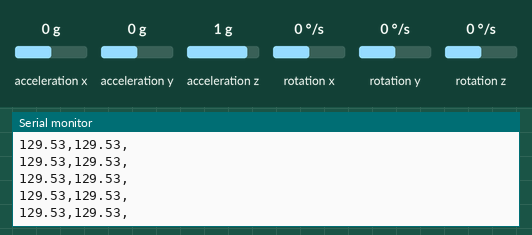
Bench run of a sketch on a simulated Teensy 4. Parts: the last lines printed to the serial monitor. Wiring (inferred from the names in the program): MPU-6050 motion sensor at I2C address 0x68. The test bench sets the inputs (shaded band); at power-on: acceleration y 0 g, acceleration x 0 g, acceleration z 1 g, rotation x 0 °/s, rotation y 0 °/s, rotation z 0 °/s.

Above: at 1.4 s.
1.5 s: acceleration y set to -1.4 g
At 2.3 s:
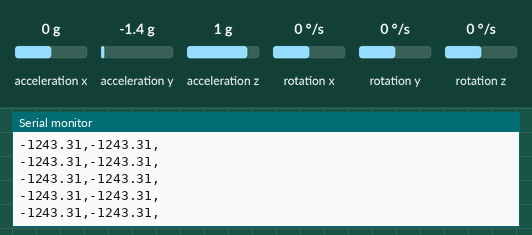
3.0 s: acceleration y set to -0.8 g
At 3.9 s:
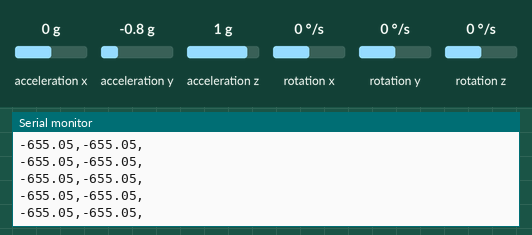
Timing chart, 0 to 6.0 s (numbered marks = the images above; inputs shaded):
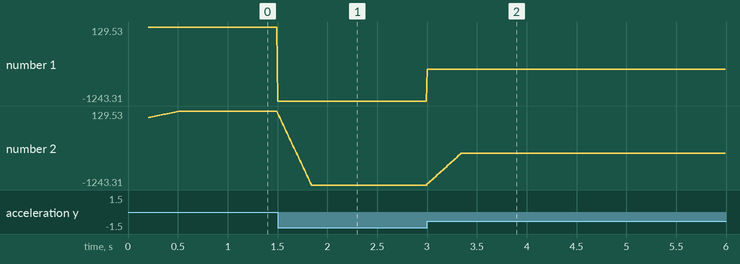

Measured:
- after the input at 1.5 s, the serial monitor: prints a new line at once (image 1)
- after the input at 3.0 s, the serial monitor: prints a new line at once (image 2)
- plotted number 1: 129.53 → -1243.31 after the input at 1.5 s, -1243.31 → -655.05 after the input at 3.0 s
- plotted number 2: 129.53 → -1243.31 after the input at 1.5 s, -1243.31 → -655.05 after the input at 3.0 s

The sketch:

Test_Window_Mean.ino
```cpp
#include <Wire.h>
#include "GY521.h"

#define RAW2G 1.0/16384.0;

GY521 sensor(0x68);

double accX, accY, accZ;

//Moyenne glissante accélération X
const int numReadingsX = 30;
double readingsX[numReadingsX];
int readIndexX = 0;
double totalX = 0;

//Moyenne glissante accélération Y
const int numReadingsY = 30;
double readingsY[numReadingsY];
int readIndexY = 0;
double totalY = 0;

//Moyenne glissante accélération Z
const int numReadingsZ = 30;
double readingsZ[numReadingsZ];
int readIndexZ = 0;
double totalZ = 0;

double averageX;
double averageY;
double averageZ;

void setup_sensor() {
  delay(100);
  while (sensor.wakeup() == false)
  {
    Serial.print(millis());
    Serial.println("\tCould not connect to GY521");
    delay(1000);
  }
  sensor.setAccelSensitivity(2);  // 8g

  sensor.setThrottle();
  Serial.println("start...");

  // set calibration values from calibration sketch.
  sensor.axe = 247 * RAW2G;
  sensor.aye = 2164 * RAW2G;
  sensor.aze = 1304 * RAW2G;
}

double smoothX() {
  double average;
  totalX = totalX - readingsX[readIndexX];
  readingsX[readIndexX] = accX * 980.665;
  totalX = totalX + readingsX[readIndexX];
  readIndexX = (readIndexX + 1) % numReadingsX;
  average = totalX / numReadingsX;
  return average;
}

double smoothY() {
  double average;
  totalY = totalY - readingsY[readIndexY];
  readingsY[readIndexY] = accY * 980.665;
  totalY = totalY + readingsY[readIndexY];
  readIndexY = (readIndexY + 1) % numReadingsY;
  average = totalY / numReadingsY;
  return average;
}

double smoothZ() {
  double average;
  totalZ = totalZ - readingsZ[readIndexZ];
  readingsZ[readIndexZ] = accZ * 980.665;
  totalZ = totalZ + readingsZ[readIndexZ];
  readIndexZ = (readIndexZ + 1) % numReadingsZ;
  average = totalZ / numReadingsZ;
  return average;
}

void setup() {
  Serial.begin(115200);
  Wire.begin();
  setup_sensor();
  delay(100); // Wait for sensor to stabilize

  sensor.read();
  accX = sensor.getAccelX();
  accY = sensor.getAccelY();
  accZ = sensor.getAccelZ();

  averageX = smoothX();
  averageY = smoothY();
  averageZ = smoothZ();

}

void loop() {
  sensor.read();
  accX = sensor.getAccelX();
  accY = sensor.getAccelY();
  accZ = sensor.getAccelZ();

  averageX = smoothX();
  averageY = smoothY();
  averageZ = smoothZ();

  /* Print Data */
  Serial.print(accY*980.665);Serial.print(",");
  Serial.print(averageY);Serial.print(",");
  Serial.print("\n");

  delay(10);
}
```

GY521.cpp
```cpp
// (licence header left out)
#include "GY521.h"

// keep register names in sync with BIG MPU6050 lib
#include "GY521_registers.h"

#define GY521_WAKEUP                 0x00

#define RAD2DEGREES                 (180.0 / PI)
#define RAW2DPS_FACTOR              (1.0 / 131.0)
#define RAW2G_FACTOR                (1.0 / 16384.0)


/////////////////////////////////////////////////////
//
// PUBLIC
//
GY521::GY521(uint8_t address, TwoWire *wire)
{
  _address = address;
  _wire    = wire;
  reset();
}


#if defined (ESP8266) || defined(ESP32)
bool GY521::begin(uint8_t sda, uint8_t scl)
{
  _wire->begin(sda, scl);
  if (isConnected())
  {
    return wakeup();
  }
  return false;
}
#endif


bool GY521::begin()
{
  _wire->begin();
  if (isConnected())
  {
    return wakeup();
  }
  return false;
}


bool GY521::isConnected()
{
  _wire->beginTransmission(_address);
  return (_wire->endTransmission() == 0);
}

void GY521::reset()
{
  setThrottleTime(GY521_THROTTLE_TIME);

  _ax  = _ay  = _az  = 0;
  _aax = _aay = _aaz = 0;
  _gx  = _gy  = _gz  = 0;
  _pitch = 0;
  _roll  = 0;
  _yaw   = 0;
}


bool GY521::wakeup()
{
  _wire->beginTransmission(_address);
  _wire->write(GY521_PWR_MGMT_1);
  _wire->write(GY521_WAKEUP);
  return (_wire->endTransmission() == 0);
}


int16_t GY521::read()
{
  uint32_t now = millis();
  if (_throttle)
  {
    if ((now - _lastTime) < _throttleTime)
    {
      // not an error.
      return GY521_THROTTLED;
    }
  }
  _lastTime = now;

  // Connected ?
  _wire->beginTransmission(_address);
  _wire->write(GY521_ACCEL_XOUT_H);
  if (_wire->endTransmission() != 0)
  {
    _error = GY521_ERROR_WRITE;
    return _error;
  }

  // Get the data
  int8_t n = _wire->requestFrom(_address, (uint8_t)14);
  if (n != 14)
  {
    _error = GY521_ERROR_READ;
    return _error;
  }
  // ACCELEROMETER
  _ax = _WireRead2();  // ACCEL_XOUT_H  ACCEL_XOUT_L
  _ay = _WireRead2();  // ACCEL_YOUT_H  ACCEL_YOUT_L
  _az = _WireRead2();  // ACCEL_ZOUT_H  ACCEL_ZOUT_L
  // TEMPERATURE
  _temperature = _WireRead2(); // TEMP_OUT_H    TEMP_OUT_L
  // GYROSCOPE
  _gx = _WireRead2();  // GYRO_XOUT_H   GYRO_XOUT_L
  _gy = _WireRead2();  // GYRO_YOUT_H   GYRO_YOUT_L
  _gz = _WireRead2();  // GYRO_ZOUT_H   GYRO_ZOUT_L

  // duration interval
  now = micros();
  float duration = (now - _lastMicros) * 1e-6;  // duration in seconds.
  _lastMicros = now;


  // next lines might be merged per axis.

  // Convert raw acceleration to g's
  _ax *= _raw2g;
  _ay *= _raw2g;
  _az *= _raw2g;

  // Error correct raw acceleration (in g) measurements  // #18 kudos to Merkxic
  _ax += axe;
  _ay += aye;
  _az += aze;

  // prepare for Pitch Roll Yaw
  float _ax2 = _ax * _ax;
  float _ay2 = _ay * _ay;
  float _az2 = _az * _az;

  _aax = atan(       _ay / sqrt(_ax2 + _az2)) * RAD2DEGREES;
  _aay = atan(-1.0 * _ax / sqrt(_ay2 + _az2)) * RAD2DEGREES;
  _aaz = atan(       _az / sqrt(_ax2 + _ay2)) * RAD2DEGREES;
  // optimize #22
  // _aax = atan(_ay / hypot(_ax, _az)) * RAD2DEGREES;
  // _aay = atan(-1.0 * _ax / hypot(_ay, _az)) * RAD2DEGREES;
  // _aaz = atan(_az / hypot(_ax, _ay)) * RAD2DEGREES;

  // Convert to Celsius
  _temperature = _temperature * 0.00294117647 + 36.53;  //  == /340.0  + 36.53;

  // Convert raw Gyro to degrees/seconds
  _gx *= _raw2dps;
  _gy *= _raw2dps;
  _gz *= _raw2dps;

  // Error correct raw gyro measurements.
  _gx += gxe;
  _gy += gye;
  _gz += gze;

  _gax += _gx * duration;
  _gay += _gy * duration;
  _gaz += _gz * duration;

  _yaw   = _gaz;
  _pitch = 0.96 * _gay + 0.04 * _aay;
  _roll  = 0.96 * _gax + 0.04 * _aax;

  return GY521_OK;
}


bool GY521::setAccelSensitivity(uint8_t as)
{
  _afs = as;
  if (_afs > 3) _afs = 3;
  uint8_t val = getRegister(GY521_ACCEL_CONFIG);
  if (_error != 0)
  {
    return false;
  }
  // no need to write same value
  if (((val >> 3) & 3) != _afs)
  {
    val &= 0xE7;
    val |= (_afs << 3);
    if (setRegister(GY521_ACCEL_CONFIG, val) != GY521_OK)
    {
      return false;
    }
  }
  // calculate conversion factor.  // 4 possible values => lookup table?
  _raw2g = (1 << _afs) * RAW2G_FACTOR;
  return true;
}


uint8_t GY521::getAccelSensitivity()
{
  uint8_t val = getRegister(GY521_ACCEL_CONFIG);
  if (_error != GY521_OK)
  {
    return _error; // return and propagate error (best thing to do)
  }
  _afs = (val >> 3) & 3;
  return _afs;
}


bool GY521::setGyroSensitivity(uint8_t gs)
{
  _gfs = gs;
  if (_gfs > 3) _gfs = 3;
  uint8_t val = getRegister(GY521_GYRO_CONFIG);
  if (_error != 0)
  {
    return false;
  }
  // no need to write same value
  if (((val >> 3) & 3) != _gfs)
  {
    val &= 0xE7;
    val |= (_gfs << 3);
    if (setRegister(GY521_GYRO_CONFIG, val) != GY521_OK)
    {
      return false;
    }
  }
  // calculate conversion factor..  // 4 possible values => lookup table?
  _raw2dps = (1 << _gfs) * RAW2DPS_FACTOR;
  return true;
}


uint8_t GY521::getGyroSensitivity()
{
  uint8_t val = getRegister(GY521_GYRO_CONFIG);
  if (_error != GY521_OK)
  {
    return _error; // return and propagate error (best thing to do)
  }
  _gfs = (val >> 3) & 3;
  return _gfs;
}


uint8_t GY521::setRegister(uint8_t reg, uint8_t value)
{
  _wire->beginTransmission(_address);
  _wire->write(reg);
  _wire->write(value);
  // no need to do anything if not connected.
  if (_wire->endTransmission() != 0)
  {
    _error = GY521_ERROR_WRITE;
    return _error;
  }
  return GY521_OK;
}


uint8_t GY521::getRegister(uint8_t reg)
{
  _wire->beginTransmission(_address);
  _wire->write(reg);
  if (_wire->endTransmission() != 0)
  {
    _error = GY521_ERROR_WRITE;
    return _error;
  }
  uint8_t n = _wire->requestFrom(_address, (uint8_t) 1);
  if (n != 1)
  {
    _error = GY521_ERROR_READ;
    return _error;
  }
  uint8_t val = _wire->read();
  return val;
}


// to read register of 2 bytes.
int16_t GY521::_WireRead2()
{
  int16_t tmp = _wire->read();
  tmp <<= 8;
  tmp |= _wire->read();
  return tmp;
}


// -- END OF FILE --
```

GY521.h
```cpp
#pragma once
//
//    FILE: GY521.h
//  AUTHOR: Rob Tillaart
// VERSION: 0.3.6
// PURPOSE: Arduino library for I2C GY521 accelerometer-gyroscope sensor
//     URL: https://github.com/RobTillaart/GY521
//
// HISTORY:
// see GY521.cpp file
//


#include "Arduino.h"
#include "Wire.h"


#define GY521_LIB_VERSION           (F("0.3.6"))


#ifndef GY521_THROTTLE_TIME
#define GY521_THROTTLE_TIME         10   // milliseconds
#endif


// ERROR CODES
#define GY521_OK                     0
#define GY521_THROTTLED              1
#define GY521_ERROR_READ            -1
#define GY521_ERROR_WRITE           -2
#define GY521_ERROR_NOT_CONNECTED   -3


class GY521
{
public:
  GY521(uint8_t address = 0x69, TwoWire *wire = &Wire); // 0x68 or 0x69


#if defined (ESP8266) || defined(ESP32)
  bool     begin(uint8_t sda, uint8_t scl);
#endif
  bool     begin();
  bool     isConnected();
  void     reset();


  bool     wakeup();
  // throttle to force delay between reads.
  void     setThrottle(bool throttle = true) { _throttle = throttle; };
  bool     getThrottle()                     { return _throttle; };
  // 0..65535 (max milliseconds == roughly 1 minute.
  void     setThrottleTime(uint16_t ti )     { _throttleTime = ti; };
  uint16_t getThrottleTime()                 { return _throttleTime; };


  // returns GY521_OK or one of the error codes above.
  int16_t  read();

  // SET BEFORE READ
  // as = 0,1,2,3 ==> 2g 4g 8g 16g
  bool     setAccelSensitivity(uint8_t as);
  uint8_t  getAccelSensitivity();          // returns 0,1,2,3
  // gs = 0,1,2,3  ==>  250, 500, 1000, 2000 degrees/second
  bool     setGyroSensitivity(uint8_t gs);
  uint8_t  getGyroSensitivity();           // returns 0,1,2,3

  // CALL AFTER READ
  float    getAccelX()   { return _ax; };
  float    getAccelY()   { return _ay; };
  float    getAccelZ()   { return _az; };
  float    getAngleX()   { return _aax; };
  float    getAngleY()   { return _aay; };
  float    getAngleZ()   { return _aaz; };
  float    getTemperature() { return _temperature; };
  float    getGyroX()    { return _gx; };
  float    getGyroY()    { return _gy; };
  float    getGyroZ()    { return _gz; };
  float    getPitch()    { return _pitch; };
  float    getRoll()     { return _roll; };
  float    getYaw()      { return _yaw; };


  // last time sensor is actually read.
  uint32_t lastTime()    { return _lastTime; };


  // generic worker to get access to all functionality
  uint8_t  setRegister(uint8_t reg, uint8_t value);
  uint8_t  getRegister(uint8_t reg);


  // get last error and reset error to OK.
  int16_t  getError()    { return _error; _error = GY521_OK; };


  // calibration errors
  float    axe = 0, aye = 0, aze = 0;  // accelerometer errors
  float    gxe = 0, gye = 0, gze = 0;  // gyro errors


private:
  uint8_t  _address;                // I2C address
  bool     _throttle = true;        // to prevent reading too fast
  uint16_t _throttleTime = GY521_THROTTLE_TIME;
  uint32_t _lastTime = 0;           // to measure duration for math & throttle
  uint32_t _lastMicros = 0;         // to measure duration for math & throttle
  int16_t  _error = GY521_OK;       // initially everything is OK

  uint8_t  _afs = 0;                // sensitivity factor
  float    _raw2g = 1.0/16384.0;    // raw data to gravity g's
  float    _ax, _ay, _az;           // accelerometer raw
  float    _aax, _aay, _aaz;        // accelerometer processed

  uint8_t  _gfs = 0;
  float    _raw2dps = 1.0/131.0;
  float    _gx, _gy, _gz;           // gyro raw
  float    _gax, _gay, _gaz;        // gyro processed.
  float    _pitch, _roll, _yaw;     // used by user

  float    _temperature = 0;

  // to read register of 2 bytes.
  int16_t  _WireRead2();

  TwoWire*  _wire;
};


// -- END OF FILE --
```

GY521_registers.h
```cpp
//
//    FILE: GY521_registers.h
//  AUTHOR: Rob Tillaart
// VERSION: see GY521.cpp
// PURPOSE: Arduino library for I2C GY521 accelerometer-gyroscope sensor
//     URL: https://github.com/RobTillaart/GY521
//


// keep names in sync with BIG MPU6050 lib


#define GY521_XG_OFFS_TC             0x00
#define GY521_YG_OFFS_TC             0x01
#define GY521_ZG_OFFS_TC             0x02

#define GY521_X_FINE_GAIN            0x03
#define GY521_Y_FINE_GAIN            0x04
#define GY521_Z_FINE_GAIN            0x05

#define GY521_XA_OFFS_H              0x06
#define GY521_XA_OFFS_L_TC           0x07
#define GY521_YA_OFFS_H              0x08
#define GY521_YA_OFFS_L_TC           0x09
#define GY521_ZA_OFFS_H              0x0A
#define GY521_ZA_OFFS_L_TC           0x0B

#define GY521_SELF_TEST_X            0x0D
#define GY521_SELF_TEST_Y            0x0E
#define GY521_SELF_TEST_Z            0x0F
#define GY521_SELF_TEST_A            0x10

#define GY521_XG_OFFS_USRH           0x13
#define GY521_XG_OFFS_USRL           0x14
#define GY521_YG_OFFS_USRH           0x15
#define GY521_YG_OFFS_USRL           0x16
#define GY521_ZG_OFFS_USRH           0x17
#define GY521_ZG_OFFS_USRL           0x18

#define GY521_SMPLRT_DIV             0x19
#define GY521_CONFIG                 0x1A
#define GY521_GYRO_CONFIG            0x1B
#define GY521_ACCEL_CONFIG           0x1C

#define GY521_FF_THR                 0x1D
#define GY521_FF_DUR                 0x1E
#define GY521_MOT_THR                0x1F
#define GY521_MOT_DUR                0x20
#define GY521_ZRMOT_THR              0x21
#define GY521_ZRMOT_DUR              0x22
#define GY521_FIFO_EN                0x23

#define GY521_I2C_MST_CTRL           0x24
#define GY521_I2C_SLV0_ADDR          0x25
#define GY521_I2C_SLV0_REG           0x26
#define GY521_I2C_SLV0_CTRL          0x27
#define GY521_I2C_SLV1_ADDR          0x28
#define GY521_I2C_SLV1_REG           0x29
#define GY521_I2C_SLV1_CTRL          0x2A
#define GY521_I2C_SLV2_ADDR          0x2B
#define GY521_I2C_SLV2_REG           0x2C
#define GY521_I2C_SLV2_CTRL          0x2D
#define GY521_I2C_SLV3_ADDR          0x2E
#define GY521_I2C_SLV3_REG           0x2F
#define GY521_I2C_SLV3_CTRL          0x30
#define GY521_I2C_SLV4_ADDR          0x31
#define GY521_I2C_SLV4_REG           0x32
#define GY521_I2C_SLV4_DO            0x33
#define GY521_I2C_SLV4_CTRL          0x34
#define GY521_I2C_SLV4_DI            0x35
#define GY521_I2C_MST_STATUS         0x36

#define GY521_INT_PIN_CFG            0x37
#define GY521_INT_ENABLE             0x38
#define GY521_DMP_INT_STATUS         0x39
#define GY521_INT_STATUS             0x3A

#define GY521_ACCEL_XOUT_H           0x3B
#define GY521_ACCEL_XOUT_L           0x3C
#define GY521_ACCEL_YOUT_H           0x3D
#define GY521_ACCEL_YOUT_L           0x3E
#define GY521_ACCEL_ZOUT_H           0x3F
#define GY521_ACCEL_ZOUT_L           0x40
#define GY521_TEMP_OUT_H             0x41
#define GY521_TEMP_OUT_L             0x42
#define GY521_GYRO_XOUT_H            0x43
#define GY521_GYRO_XOUT_L            0x44
#define GY521_GYRO_YOUT_H            0x45
#define GY521_GYRO_YOUT_L            0x46
#define GY521_GYRO_ZOUT_H            0x47
#define GY521_GYRO_ZOUT_L            0x48

#define GY521_EXT_SENS_DATA_00       0x49
#define GY521_EXT_SENS_DATA_01       0x4A
#define GY521_EXT_SENS_DATA_02       0x4B
#define GY521_EXT_SENS_DATA_03       0x4C
#define GY521_EXT_SENS_DATA_04       0x4D
#define GY521_EXT_SENS_DATA_05       0x4E
#define GY521_EXT_SENS_DATA_06       0x4F
#define GY521_EXT_SENS_DATA_07       0x50
#define GY521_EXT_SENS_DATA_08       0x51
#define GY521_EXT_SENS_DATA_09       0x52
#define GY521_EXT_SENS_DATA_10       0x53
#define GY521_EXT_SENS_DATA_11       0x54
#define GY521_EXT_SENS_DATA_12       0x55
#define GY521_EXT_SENS_DATA_13       0x56
#define GY521_EXT_SENS_DATA_14       0x57
#define GY521_EXT_SENS_DATA_15       0x58
#define GY521_EXT_SENS_DATA_16       0x59
#define GY521_EXT_SENS_DATA_17       0x5A
#define GY521_EXT_SENS_DATA_18       0x5B
#define GY521_EXT_SENS_DATA_19       0x5C
#define GY521_EXT_SENS_DATA_20       0x5D
#define GY521_EXT_SENS_DATA_21       0x5E
#define GY521_EXT_SENS_DATA_22       0x5F
#define GY521_EXT_SENS_DATA_23       0x60

#define GY521_MOT_DETECT_STATUS      0x61

#define GY521_I2C_SLV0_DO            0x63
#define GY521_I2C_SLV1_DO            0x64
#define GY521_I2C_SLV2_DO            0x65
#define GY521_I2C_SLV3_DO            0x66
#define GY521_I2C_MST_DELAY_CTRL     0x67

#define GY521_SIGNAL_PATH_RESET      0x68
#define GY521_MOT_DETECT_CTRL        0x69
#define GY521_USER_CTRL              0x6A

#define GY521_PWR_MGMT_1             0x6B
#define GY521_PWR_MGMT_2             0x6C
#define GY521_BANK_SEL               0x6D
#define GY521_MEM_START_ADDR         0x6E
#define GY521_MEM_R_W                0x6F

#define GY521_DMP_CFG_1              0x70
#define GY521_DMP_CFG_2              0x71
#define GY521_FIFO_COUNTH            0x72
#define GY521_FIFO_COUNTL            0x73
#define GY521_FIFO_R_W               0x74
#define GY521_WHO_AM_I               0x75


// -- END OF FILE --
```
